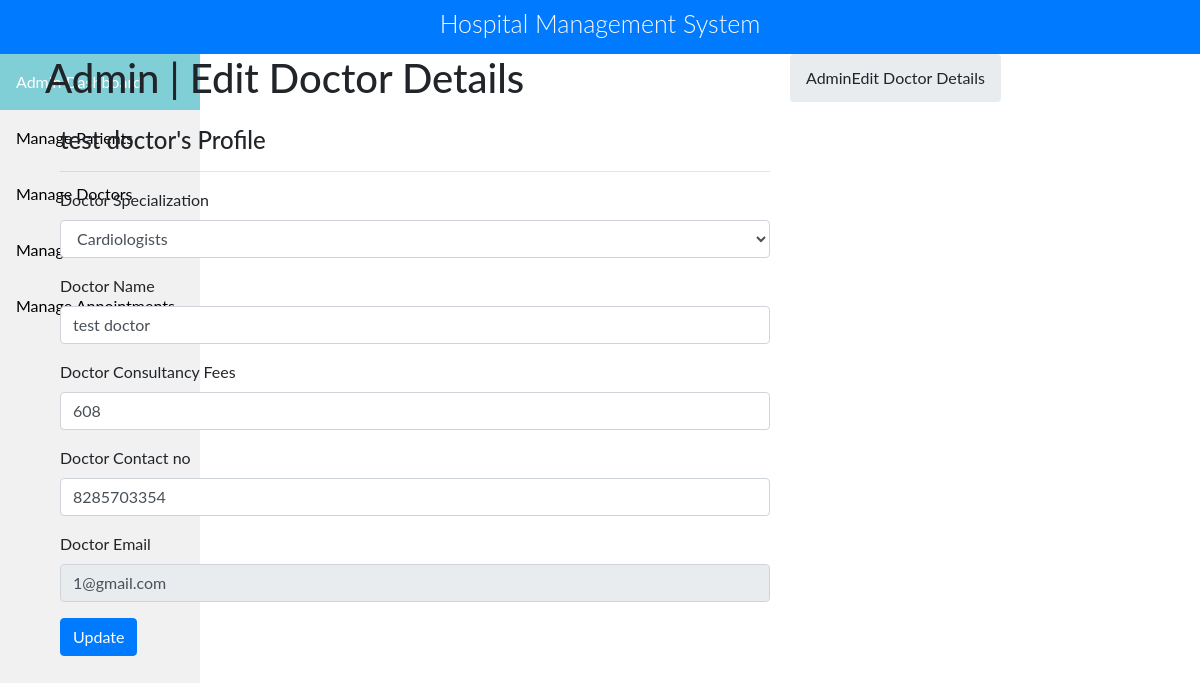
/HMS/admin/edit-doctor.php?id=1 (signed in), run on the app's committed database.
### tables this page shows
CREATE TABLE `doctors` (
  `id` bigint(20) NOT NULL,
  `specialityID` int(255) DEFAULT NULL,
  `doctorName` varchar(255) DEFAULT NULL,
  `docFees` int(255) DEFAULT NULL,
  `docphone` bigint(11) DEFAULT NULL,
  `docEmail` varchar(255) DEFAULT NULL,
  `password` varchar(255) DEFAULT NULL
);

CREATE TABLE `doctorspecilization` (
  `id` int(11) NOT NULL,
  `specilization` varchar(255) DEFAULT NULL
);

### HMS/admin/edit-doctor.php (the view, shortened to what this page needs)
<?php
include('include/config.php');
$did=intval($_GET['id']);
?>
<!DOCTYPE html>
<html lang="en">
<head>
		<link rel="stylesheet" href="https://stackpath.bootstrapcdn.com/bootstrap/4.5.2/css/bootstrap.min.css">
	<link rel="stylesheet" href="https://pro.fontawesome.com/releases/v5.11.2/css/all.css">
</head>
<body>
	<div id="app">
		<div class="app-content">
<?php include("include/title.php"); ?>
		<?php include("sideNav.php"); ?>
			<div class="main-content" >
				<div class="wrap-content container" id="container">
					<section id="page-title">
						<div class="row">
							<div class="col-sm-8">
								<h1 class="mainTitle">Admin | Edit Doctor Details</h1>
							</div>
							<ol class="breadcrumb">
								<li>
									<span>Admin</span>
								</li>
								<li class="active">
									<span>Edit Doctor Details</span>
								</li>
							</ol>
						</div>
					</section>
					<div class="container-fluid container-fullw bg-white">
						<div class="row">
							<div class="col-md-12">
									<div class="row margin-top-30">
										<div class="col-lg-8 col-md-12">
											<div class="panel panel-white">
												<div class="panel-body">
													<?php $sql=mysqli_query($con,"select * from doctors where id='$did'");
													while($data=mysqli_fetch_array($sql))
													{
														?>
														<h4><?php echo htmlentities($data['doctorName']);?>'s Profile</h4>
														<hr/>
														<form role="form" name="adddoc" method="post" onSubmit="return valid();">
															<div class="form-group">
																<label for="DoctorSpecialization">
																	Doctor Specialization
																</label>
																<select name="Doctorspecialization" class="form-control" required="required">
																	<option value="<?php echo htmlentities($data['specialityID']);?>">
																		<?php
																		$tmp = $data['specialityID'];
																		$sql1 = mysqli_query($con,"select specilization from doctorspecilization where id ='$tmp' ");
																			$row1=mysqli_fetch_array($sql1);
																		echo $row1['specilization'];
																		;?>
																		</option>
																	</select>
																</div>
																<div class="form-group">
																	<label for="doctorname">
																		Doctor Name
																	</label>
																	<input type="text" name="docname" class="form-control" value="<?php echo htmlentities($data['doctorName']);?>" >
																</div>
																<div class="form-group">
																	<label for="fess">
																		Doctor Consultancy Fees
																	</label>
																	<input type="text" name="docfees" class="form-control" required="required"  value="<?php echo htmlentities($data['docFees']);?>" >
																</div>
																<div class="form-group">
																	<label for="fess">
																		Doctor Contact no
																	</label>
																	<input type="text" name="doccontact" class="form-control" required="required"  value="<?php echo htmlentities($data['docphone']);?>">
																</div>
																<div class="form-group">
																	<label for="fess">
																		Doctor Email
																	</label>
																	<input type="email" name="docemail" class="form-control" readonly="readonly"  value="<?php echo htmlentities($data['docEmail']);?>">
																</div>
															<?php } ?>
															<button type="submit" name="submit" class="btn btn-o btn-primary">
																Update
															</button>
														</form>
													</div>
												</div>
											</div>
										</div>
									</div>
								</div>
							</div>
						</div>
					</div>
				</div>
			</div>
	</body>
	</html>

### HMS/admin/sideNav.php (style rules this page uses)
body { margin: 0; font-family: "Lato", sans-serif; }

### data on the page
doctors: doctorName "test doctor", Doctorspecialization "Cardiologists", docname "test doctor", docfees "608", doccontact "8285703354", docemail "1@gmail.com"
